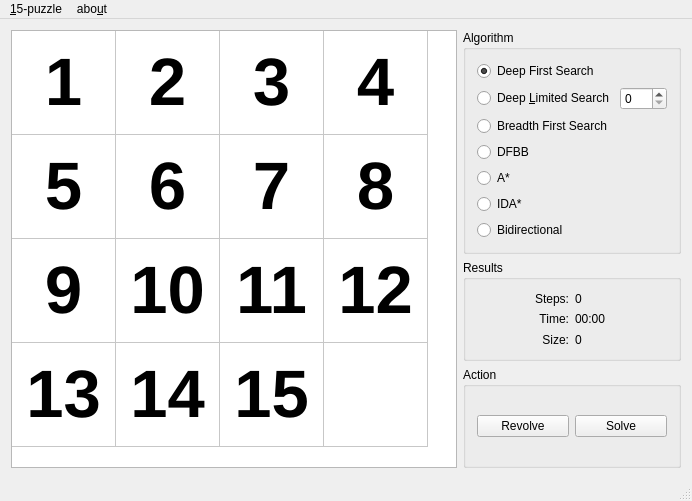
<?xml version="1.0" encoding="UTF-8"?>
<ui version="4.0">
 <class>MainWindow</class>
 <widget class="QMainWindow" name="MainWindow">
  <property name="geometry">
   <rect>
    <x>0</x>
    <y>0</y>
    <width>692</width>
    <height>501</height>
   </rect>
  </property>
  <property name="minimumSize">
   <size>
    <width>685</width>
    <height>0</height>
   </size>
  </property>
  <property name="windowTitle">
   <string>Problem Solving</string>
  </property>
  <widget class="QWidget" name="centralWidget">
   <layout class="QHBoxLayout" name="horizontalLayout_3">
    <item>
     <widget class="QTableWidget" name="tableWidget">
      <property name="minimumSize">
       <size>
        <width>359</width>
        <height>418</height>
       </size>
      </property>
      <property name="alternatingRowColors">
       <bool>false</bool>
      </property>
      <property name="selectionMode">
       <enum>QAbstractItemView::SingleSelection</enum>
      </property>
      <property name="iconSize">
       <size>
        <width>100</width>
        <height>100</height>
       </size>
      </property>
      <attribute name="horizontalHeaderVisible">
       <bool>false</bool>
      </attribute>
      <attribute name="horizontalHeaderMinimumSectionSize">
       <number>100</number>
      </attribute>
      <attribute name="horizontalHeaderDefaultSectionSize">
       <number>104</number>
      </attribute>
      <attribute name="verticalHeaderVisible">
       <bool>false</bool>
      </attribute>
      <attribute name="verticalHeaderDefaultSectionSize">
       <number>104</number>
      </attribute>
      <row>
       <property name="text">
        <string>New Row</string>
       </property>
      </row>
      <row>
       <property name="text">
        <string>New Row</string>
       </property>
      </row>
      <row>
       <property name="text">
        <string>New Row</string>
       </property>
      </row>
      <row>
       <property name="text">
        <string>New Row</string>
       </property>
      </row>
      <column>
       <property name="text">
        <string>New Column</string>
       </property>
      </column>
      <column>
       <property name="text">
        <string>New Column</string>
       </property>
      </column>
      <column>
       <property name="text">
        <string>New Column</string>
       </property>
      </column>
      <column>
       <property name="text">
        <string>New Column</string>
       </property>
      </column>
      <item row="0" column="0">
       <property name="text">
        <string>1</string>
       </property>
       <property name="font">
        <font>
         <pointsize>50</pointsize>
         <weight>75</weight>
         <bold>true</bold>
        </font>
       </property>
       <property name="textAlignment">
        <set>AlignCenter</set>
       </property>
       <property name="flags">
        <set>ItemIsSelectable|ItemIsEditable|ItemIsEnabled</set>
       </property>
      </item>
      <item row="0" column="1">
       <property name="text">
        <string>2</string>
       </property>
       <property name="font">
        <font>
         <pointsize>50</pointsize>
         <weight>75</weight>
         <bold>true</bold>
        </font>
       </property>
       <property name="textAlignment">
        <set>AlignCenter</set>
       </property>
      </item>
      <item row="0" column="2">
       <property name="text">
        <string>3</string>
       </property>
       <property name="font">
        <font>
         <pointsize>50</pointsize>
         <weight>75</weight>
         <bold>true</bold>
        </font>
       </property>
       <property name="textAlignment">
        <set>AlignCenter</set>
       </property>
      </item>
      <item row="0" column="3">
       <property name="text">
        <string>4</string>
       </property>
       <property name="font">
        <font>
         <pointsize>50</pointsize>
         <weight>75</weight>
         <bold>true</bold>
         <stylestrategy>PreferDefault</stylestrategy>
        </font>
       </property>
       <property name="textAlignment">
        <set>AlignCenter</set>
       </property>
      </item>
      <item row="1" column="0">
       <property name="text">
        <string>5</string>
       </property>
       <property name="font">
        <font>
         <pointsize>50</pointsize>
         <weight>75</weight>
         <bold>true</bold>
        </font>
       </property>
       <property name="textAlignment">
        <set>AlignCenter</set>
       </property>
      </item>
      <item row="1" column="1">
       <property name="text">
        <string>6</string>
       </property>
       <property name="font">
        <font>
         <pointsize>50</pointsize>
         <weight>75</weight>
         <bold>true</bold>
        </font>
       </property>
       <property name="textAlignment">
        <set>AlignCenter</set>
       </property>
      </item>
      <item row="1" column="2">
       <property name="text">
        <string>7</string>
       </property>
       <property name="font">
        <font>
         <pointsize>50</pointsize>
         <weight>75</weight>
         <bold>true</bold>
        </font>
       </property>
       <property name="textAlignment">
        <set>AlignCenter</set>
       </property>
      </item>
      <item row="1" column="3">
       <property name="text">
        <string>8</string>
       </property>
       <property name="font">
        <font>
         <pointsize>50</pointsize>
         <weight>75</weight>
         <bold>true</bold>
        </font>
       </property>
       <property name="textAlignment">
        <set>AlignCenter</set>
       </property>
      </item>
      <item row="2" column="0">
       <property name="text">
        <string>9</string>
       </property>
       <property name="font">
        <font>
         <pointsize>50</pointsize>
         <weight>75</weight>
         <bold>true</bold>
        </font>
       </property>
       <property name="textAlignment">
        <set>AlignCenter</set>
       </property>
      </item>
      <item row="2" column="1">
       <property name="text">
        <string>10</string>
       </property>
       <property name="font">
        <font>
         <pointsize>50</pointsize>
         <weight>75</weight>
         <bold>true</bold>
        </font>
       </property>
       <property name="textAlignment">
        <set>AlignCenter</set>
       </property>
      </item>
      <item row="2" column="2">
       <property name="text">
        <string>11</string>
       </property>
       <property name="font">
        <font>
         <pointsize>50</pointsize>
         <weight>75</weight>
         <bold>true</bold>
        </font>
       </property>
       <property name="textAlignment">
        <set>AlignCenter</set>
       </property>
      </item>
      <item row="2" column="3">
       <property name="text">
        <string>12</string>
       </property>
       <property name="font">
        <font>
         <pointsize>50</pointsize>
         <weight>75</weight>
         <bold>true</bold>
        </font>
       </property>
       <property name="textAlignment">
        <set>AlignCenter</set>
       </property>
      </item>
      <item row="3" column="0">
       <property name="text">
        <string>13</string>
       </property>
       <property name="font">
        <font>
         <pointsize>50</pointsize>
         <weight>75</weight>
         <bold>true</bold>
        </font>
       </property>
       <property name="textAlignment">
        <set>AlignCenter</set>
       </property>
      </item>
      <item row="3" column="1">
       <property name="text">
        <string>14</string>
       </property>
       <property name="font">
        <font>
         <pointsize>50</pointsize>
         <weight>75</weight>
         <bold>true</bold>
        </font>
       </property>
       <property name="textAlignment">
        <set>AlignCenter</set>
       </property>
      </item>
      <item row="3" column="2">
       <property name="text">
        <string>15</string>
       </property>
       <property name="font">
        <font>
         <pointsize>50</pointsize>
         <weight>75</weight>
         <bold>true</bold>
        </font>
       </property>
       <property name="textAlignment">
        <set>AlignCenter</set>
       </property>
      </item>
      <item row="3" column="3">
       <property name="text">
        <string/>
       </property>
       <property name="font">
        <font>
         <pointsize>50</pointsize>
         <weight>75</weight>
         <bold>true</bold>
        </font>
       </property>
       <property name="textAlignment">
        <set>AlignCenter</set>
       </property>
      </item>
     </widget>
    </item>
    <item>
     <layout class="QVBoxLayout" name="verticalLayout_2">
      <item>
       <widget class="QGroupBox" name="groupBox">
        <property name="title">
         <string>Algorithm</string>
        </property>
        <layout class="QVBoxLayout" name="verticalLayout">
         <item>
          <widget class="QRadioButton" name="dfs">
           <property name="text">
            <string>Deep First Search</string>
           </property>
           <property name="checked">
            <bool>true</bool>
           </property>
          </widget>
         </item>
         <item>
          <layout class="QHBoxLayout" name="horizontalLayout_2">
           <item>
            <widget class="QRadioButton" name="dls">
             <property name="text">
              <string>Deep &amp;Limited Search</string>
             </property>
            </widget>
           </item>
           <item>
            <widget class="QSpinBox" name="maxDeep">
             <property name="maximum">
              <number>999</number>
             </property>
            </widget>
           </item>
          </layout>
         </item>
         <item>
          <widget class="QRadioButton" name="bfs">
           <property name="text">
            <string>Breadth First Search</string>
           </property>
          </widget>
         </item>
         <item>
          <widget class="QRadioButton" name="dfbb">
           <property name="text">
            <string>DFBB</string>
           </property>
          </widget>
         </item>
         <item>
          <widget class="QRadioButton" name="a">
           <property name="text">
            <string>A*</string>
           </property>
          </widget>
         </item>
         <item>
          <widget class="QRadioButton" name="ida">
           <property name="text">
            <string>IDA*</string>
           </property>
          </widget>
         </item>
         <item>
          <widget class="QRadioButton" name="bi">
           <property name="text">
            <string>Bidirectional</string>
           </property>
          </widget>
         </item>
        </layout>
       </widget>
      </item>
      <item>
       <widget class="QGroupBox" name="groupBox_3">
        <property name="title">
         <string>Results</string>
        </property>
        <layout class="QGridLayout" name="gridLayout">
         <item row="0" column="0">
          <widget class="QLabel" name="label">
           <property name="text">
            <string>Steps:</string>
           </property>
           <property name="alignment">
            <set>Qt::AlignRight|Qt::AlignTrailing|Qt::AlignVCenter</set>
           </property>
          </widget>
         </item>
         <item row="0" column="1">
          <widget class="QLabel" name="steps">
           <property name="text">
            <string>0</string>
           </property>
          </widget>
         </item>
         <item row="1" column="0">
          <widget class="QLabel" name="label_2">
           <property name="text">
            <string>Time:</string>
           </property>
           <property name="alignment">
            <set>Qt::AlignRight|Qt::AlignTrailing|Qt::AlignVCenter</set>
           </property>
          </widget>
         </item>
         <item row="1" column="1">
          <widget class="QLabel" name="time">
           <property name="text">
            <string>00:00</string>
           </property>
          </widget>
         </item>
         <item row="2" column="0">
          <widget class="QLabel" name="label_3">
           <property name="text">
            <string>Size:</string>
           </property>
           <property name="alignment">
            <set>Qt::AlignRight|Qt::AlignTrailing|Qt::AlignVCenter</set>
           </property>
          </widget>
         </item>
         <item row="2" column="1">
          <widget class="QLabel" name="size">
           <property name="text">
            <string>0</string>
           </property>
          </widget>
         </item>
        </layout>
       </widget>
      </item>
      <item>
       <widget class="QGroupBox" name="groupBox_2">
        <property name="title">
         <string>Action</string>
        </property>
        <layout class="QHBoxLayout" name="horizontalLayout">
         <item>
          <widget class="QPushButton" name="revolve">
           <property name="text">
            <string>Revolve</string>
           </property>
          </widget>
         </item>
         <item>
          <widget class="QPushButton" name="solve">
           <property name="text">
            <string>Solve</string>
           </property>
          </widget>
         </item>
        </layout>
       </widget>
      </item>
     </layout>
    </item>
   </layout>
  </widget>
  <widget class="QMenuBar" name="menuBar">
   <property name="geometry">
    <rect>
     <x>0</x>
     <y>0</y>
     <width>692</width>
     <height>27</height>
    </rect>
   </property>
   <widget class="QMenu" name="menuN_puzzle">
    <property name="title">
     <string>&amp;15-puzzle</string>
    </property>
    <addaction name="actionExit"/>
   </widget>
   <widget class="QMenu" name="menuAbout">
    <property name="title">
     <string>abo&amp;ut</string>
    </property>
    <addaction name="actionAbout_us"/>
    <addaction name="separator"/>
    <addaction name="actionAbout_Qt"/>
   </widget>
   <addaction name="menuN_puzzle"/>
   <addaction name="menuAbout"/>
  </widget>
  <widget class="QStatusBar" name="statusBar"/>
  <action name="actionAbout_us">
   <property name="text">
    <string>&amp;about us</string>
   </property>
  </action>
  <action name="actionAbout_Qt">
   <property name="text">
    <string>about &amp;Qt</string>
   </property>
  </action>
  <action name="actionExit">
   <property name="icon">
    <iconset theme="exit">
     <normaloff>.</normaloff>.</iconset>
   </property>
   <property name="text">
    <string>&amp;exit</string>
   </property>
  </action>
 </widget>
 <layoutdefault spacing="6" margin="11"/>
 <resources/>
 <connections/>
</ui>
